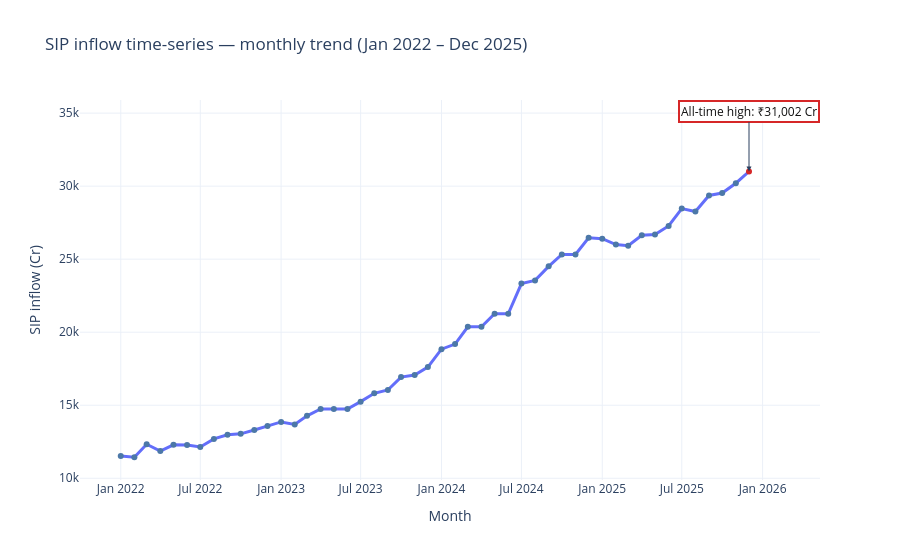

Write notebook code for a chart like this one.
### Markdown cell above
# SIP inflow time-series — monthly trend (Jan 2022 – Dec 2025)

Plotly line chart with an annotation for the **all-time high ₹31,002 Cr** (Dec 2025).

### Code cell
from pathlib import Path

import pandas as pd
import plotly.graph_objects as go

_HERE = Path(__file__).resolve() if '__file__' in globals() else Path.cwd()

def _find_repo_root(start: Path) -> Path:
    cand = start
    for _ in range(10):
        if (cand / 'Data' / 'processed' / 'monthly_sip_inflows_clean.csv').exists():
            return cand
        if cand.name == 'notebooks':
            parent = cand.parent
            if (parent / 'Data' / 'processed' / 'monthly_sip_inflows_clean.csv').exists():
                return parent
        cand = cand.parent
    return start.parent

_REPO_ROOT = _find_repo_root(_HERE)
DATA_PATH = _REPO_ROOT / 'Data' / 'processed' / 'monthly_sip_inflows_clean.csv'

if not DATA_PATH.exists():
    raise FileNotFoundError(f'Missing file: {DATA_PATH.resolve()}')

df = pd.read_csv(DATA_PATH)
df['month'] = pd.to_datetime(df['month'], format='%Y-%m', errors='coerce')
df['sip_inflow_crore'] = pd.to_numeric(df['sip_inflow_crore'], errors='coerce')
df = df.dropna(subset=['month', 'sip_inflow_crore']).sort_values('month')

# All-time high from dataset (expected Dec 2025 = 31,002 Cr)
amax = df.loc[df['sip_inflow_crore'].idxmax()].copy()
all_time_high_month = amax['month']
all_time_high_val = float(amax['sip_inflow_crore'])

fig = go.Figure()
fig.add_trace(
    go.Scatter(
        x=df['month'],
        y=df['sip_inflow_crore'],
        mode='lines+markers',
        name='Monthly SIP inflow',
        line=dict(width=3),
        marker=dict(
            size=6,
            color=['#d62728' if t == all_time_high_month else '#4c78a8' for t in df['month']],
        ),
    )
)

fig.add_annotation(
    x=all_time_high_month,
    y=all_time_high_val,
    text=f'All-time high: ₹{all_time_high_val:,.0f} Cr',
    showarrow=True,
    arrowhead=2,
    ax=0,
    ay=-60,
    bgcolor='rgba(255,255,255,0.9)',
    bordercolor='#d62728',
    borderwidth=2,
    font=dict(color='#111'),
)

fig.update_layout(
    title='SIP inflow time-series — monthly trend (Jan 2022 – Dec 2025)',
    template='plotly_white',
    xaxis_title='Month',
    yaxis_title='SIP inflow (Cr)',
    hovermode='x unified',
    legend=dict(orientation='h', yanchor='bottom', y=1.02, xanchor='left', x=0),
)

fig.show()

### Figure 1 — Plotly figure (JSON) as saved in the notebook; plotly's stock layout.template omitted (floating-point values rounded to 4 significant figures)
{"data": [{"line": {"width": 3}, "marker": {"color": ["#4c78a8", "#4c78a8", "#4c78a8", "#4c78a8", "#4c78a8", "#4c78a8", "#4c78a8", "#4c78a8", "#4c78a8", "#4c78a8", "#4c78a8", "#4c78a8", "#4c78a8", "#4c78a8", "#4c78a8", "#4c78a8", "#4c78a8", "#4c78a8", "#4c78a8", "#4c78a8", "#4c78a8", "#4c78a8", "#4c78a8", "#4c78a8", "#4c78a8", "#4c78a8", "#4c78a8", "#4c78a8", "#4c78a8", "#4c78a8", "#4c78a8", "#4c78a8", "#4c78a8", "#4c78a8", "#4c78a8", "#4c78a8", "#4c78a8", "#4c78a8", "#4c78a8", "#4c78a8", "#4c78a8", "#4c78a8", "#4c78a8", "#4c78a8", "#4c78a8", "#4c78a8", "#4c78a8", "#d62728"], "size": 6}, "mode": "lines+markers", "name": "Monthly SIP inflow", "type": "scatter", "x": ["2022-01-01T00:00:00.000000000", "2022-02-01T00:00:00.000000000", "2022-03-01T00:00:00.000000000", "2022-04-01T00:00:00.000000000", "2022-05-01T00:00:00.000000000", "2022-06-01T00:00:00.000000000", "2022-07-01T00:00:00.000000000", "2022-08-01T00:00:00.000000000", "2022-09-01T00:00:00.000000000", "2022-10-01T00:00:00.000000000", "2022-11-01T00:00:00.000000000", "2022-12-01T00:00:00.000000000", "2023-01-01T00:00:00.000000000", "2023-02-01T00:00:00.000000000", "2023-03-01T00:00:00.000000000", "2023-04-01T00:00:00.000000000", "2023-05-01T00:00:00.000000000", "2023-06-01T00:00:00.000000000", "2023-07-01T00:00:00.000000000", "2023-08-01T00:00:00.000000000", "2023-09-01T00:00:00.000000000", "2023-10-01T00:00:00.000000000", "2023-11-01T00:00:00.000000000", "2023-12-01T00:00:00.000000000", "2024-01-01T00:00:00.000000000", "2024-02-01T00:00:00.000000000", "2024-03-01T00:00:00.000000000", "2024-04-01T00:00:00.000000000", "2024-05-01T00:00:00.000000000", "2024-06-01T00:00:00.000000000", "2024-07-01T00:00:00.000000000", "2024-08-01T00:00:00.000000000", "2024-09-01T00:00:00.000000000", "2024-10-01T00:00:00.000000000", "2024-11-01T00:00:00.000000000", "2024-12-01T00:00:00.000000000", "2025-01-01T00:00:00.000000000", "2025-02-01T00:00:00.000000000", "2025-03-01T00:00:00.000000000", "2025-04-01T00:00:00.000000000", "2025-05-01T00:00:00.000000000", "2025-06-01T00:00:00.000000000", "2025-07-01T00:00:00.000000000", "2025-08-01T00:00:00.000000000", "2025-09-01T00:00:00.000000000", "2025-10-01T00:00:00.000000000", "2025-11-01T00:00:00.000000000", "2025-12-01T00:00:00.000000000"], "y": [11517, 11438, 12328, 11863, 12286, 12276, 12140, 12694, 12976, 13040, 13306, 13573, 13856, 13687, 14276, 14749, 14749, 14734, 15245, 15814, 16042, 16928, 17073, 17610, 18838, 19187, 20371, 20371, 21262, 21262, 23332, 23547, 24509, 25323, 25320, 26459, 26400, 25999, 25926, 26632, 26688, 27274, 28464, 28265, 29361, 29529, 30200, 31002]}], "layout": {"annotations": [{"arrowhead": 2, "ax": 0, "ay": -60, "bgcolor": "rgba(255,255,255,0.9)", "bordercolor": "#d62728", "borderwidth": 2, "font": {"color": "#111"}, "showarrow": true, "text": "All-time high: ₹31,002 Cr", "x": "2025-12-01T00:00:00", "y": 31002}], "hovermode": "x unified", "legend": {"orientation": "h", "x": 0, "xanchor": "left", "y": 1.02, "yanchor": "bottom"}, "title": {"text": "SIP inflow time-series — monthly trend (Jan 2022 – Dec 2025)"}, "xaxis": {"title": {"text": "Month"}}, "yaxis": {"title": {"text": "SIP inflow (Cr)"}}}}
